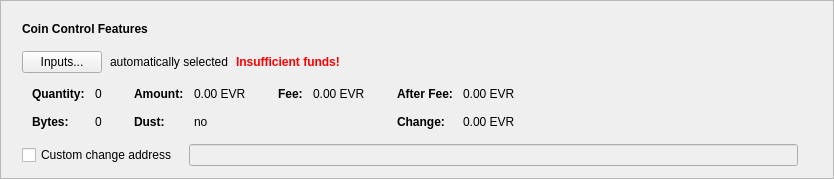
      <widget class="QFrame" name="frameCoinControl">
       <property name="sizePolicy">
        <sizepolicy hsizetype="Expanding" vsizetype="Fixed">
         <horstretch>0</horstretch>
         <verstretch>0</verstretch>
        </sizepolicy>
       </property>
       <property name="frameShape">
        <enum>QFrame::StyledPanel</enum>
       </property>
       <property name="frameShadow">
        <enum>QFrame::Raised</enum>
       </property>
       <layout class="QVBoxLayout" name="verticalLayout_2">
        <item>
         <layout class="QVBoxLayout" name="verticalLayoutCoinControl" stretch="0,0,0,0,0">
          <property name="spacing">
           <number>0</number>
          </property>
          <property name="sizeConstraint">
           <enum>QLayout::SetDefaultConstraint</enum>
          </property>
          <property name="leftMargin">
           <number>10</number>
          </property>
          <property name="topMargin">
           <number>10</number>
          </property>
          <item>
           <layout class="QHBoxLayout" name="horizontalLayoutCoinControl1">
            <property name="bottomMargin">
             <number>15</number>
            </property>
            <item>
             <widget class="QLabel" name="labelCoinControlFeatures">
              <property name="sizePolicy">
               <sizepolicy hsizetype="Preferred" vsizetype="Maximum">
                <horstretch>0</horstretch>
                <verstretch>0</verstretch>
               </sizepolicy>
              </property>
              <property name="font">
               <font>
                <weight>75</weight>
                <bold>true</bold>
               </font>
              </property>
              <property name="styleSheet">
               <string notr="true">font-weight:bold;</string>
              </property>
              <property name="text">
               <string>Coin Control Features</string>
              </property>
             </widget>
            </item>
           </layout>
          </item>
          <item>
           <layout class="QHBoxLayout" name="horizontalLayoutCoinControl2" stretch="0,0,0,0">
            <property name="spacing">
             <number>8</number>
            </property>
            <property name="bottomMargin">
             <number>10</number>
            </property>
            <item>
             <widget class="QPushButton" name="pushButtonCoinControl">
              <property name="styleSheet">
               <string notr="true"/>
              </property>
              <property name="text">
               <string>Inputs...</string>
              </property>
              <property name="autoDefault">
               <bool>false</bool>
              </property>
             </widget>
            </item>
            <item>
             <widget class="QLabel" name="labelCoinControlAutomaticallySelected">
              <property name="text">
               <string>automatically selected</string>
              </property>
              <property name="margin">
               <number>5</number>
              </property>
             </widget>
            </item>
            <item>
             <widget class="QLabel" name="labelCoinControlInsuffFunds">
              <property name="font">
               <font>
                <weight>75</weight>
                <bold>true</bold>
               </font>
              </property>
              <property name="styleSheet">
               <string notr="true">color:red;font-weight:bold;</string>
              </property>
              <property name="text">
               <string>Insufficient funds!</string>
              </property>
              <property name="margin">
               <number>5</number>
              </property>
             </widget>
            </item>
            <item>
             <spacer name="horizontalSpacerCoinControl">
              <property name="orientation">
               <enum>Qt::Horizontal</enum>
              </property>
              <property name="sizeHint" stdset="0">
               <size>
                <width>40</width>
                <height>1</height>
               </size>
              </property>
             </spacer>
            </item>
           </layout>
          </item>
          <item>
           <widget class="QWidget" name="widgetCoinControl" native="true">
            <property name="sizePolicy">
             <sizepolicy hsizetype="Preferred" vsizetype="Preferred">
              <horstretch>0</horstretch>
              <verstretch>0</verstretch>
             </sizepolicy>
            </property>
            <property name="minimumSize">
             <size>
              <width>0</width>
              <height>0</height>
             </size>
            </property>
            <property name="styleSheet">
             <string notr="true"/>
            </property>
            <layout class="QHBoxLayout" name="horizontalLayoutCoinControl5">
             <property name="leftMargin">
              <number>0</number>
             </property>
             <property name="topMargin">
              <number>0</number>
             </property>
             <property name="rightMargin">
              <number>0</number>
             </property>
             <property name="bottomMargin">
              <number>0</number>
             </property>
             <item>
              <layout class="QHBoxLayout" name="horizontalLayoutCoinControl3" stretch="0,0,0,1">
               <property name="spacing">
                <number>20</number>
               </property>
               <property name="topMargin">
                <number>0</number>
               </property>
               <property name="bottomMargin">
                <number>10</number>
               </property>
               <item>
                <layout class="QFormLayout" name="formLayoutCoinControl1">
                 <property name="horizontalSpacing">
                  <number>10</number>
                 </property>
                 <property name="verticalSpacing">
                  <number>14</number>
                 </property>
                 <property name="leftMargin">
                  <number>10</number>
                 </property>
                 <property name="topMargin">
                  <number>4</number>
                 </property>
                 <property name="rightMargin">
                  <number>6</number>
                 </property>
                 <item row="0" column="0">
                  <widget class="QLabel" name="labelCoinControlQuantityText">
                   <property name="font">
                    <font>
                     <weight>75</weight>
                     <bold>true</bold>
                    </font>
                   </property>
                   <property name="text">
                    <string>Quantity:</string>
                   </property>
                   <property name="margin">
                    <number>0</number>
                   </property>
                  </widget>
                 </item>
                 <item row="0" column="1">
                  <widget class="QLabel" name="labelCoinControlQuantity">
                   <property name="cursor">
                    <cursorShape>IBeamCursor</cursorShape>
                   </property>
                   <property name="contextMenuPolicy">
                    <enum>Qt::ActionsContextMenu</enum>
                   </property>
                   <property name="text">
                    <string notr="true">0</string>
                   </property>
                   <property name="margin">
                    <number>0</number>
                   </property>
                   <property name="textInteractionFlags">
                    <set>Qt::LinksAccessibleByMouse|Qt::TextSelectableByKeyboard|Qt::TextSelectableByMouse</set>
                   </property>
                  </widget>
                 </item>
                 <item row="1" column="0">
                  <widget class="QLabel" name="labelCoinControlBytesText">
                   <property name="font">
                    <font>
                     <weight>75</weight>
                     <bold>true</bold>
                    </font>
                   </property>
                   <property name="text">
                    <string>Bytes:</string>
                   </property>
                  </widget>
                 </item>
                 <item row="1" column="1">
                  <widget class="QLabel" name="labelCoinControlBytes">
                   <property name="cursor">
                    <cursorShape>IBeamCursor</cursorShape>
                   </property>
                   <property name="contextMenuPolicy">
                    <enum>Qt::ActionsContextMenu</enum>
                   </property>
                   <property name="text">
                    <string notr="true">0</string>
                   </property>
                   <property name="textInteractionFlags">
                    <set>Qt::LinksAccessibleByMouse|Qt::TextSelectableByKeyboard|Qt::TextSelectableByMouse</set>
                   </property>
                  </widget>
                 </item>
                </layout>
               </item>
               <item>
                <layout class="QFormLayout" name="formLayoutCoinControl2">
                 <property name="horizontalSpacing">
                  <number>10</number>
                 </property>
                 <property name="verticalSpacing">
                  <number>14</number>
                 </property>
                 <property name="leftMargin">
                  <number>6</number>
                 </property>
                 <property name="topMargin">
                  <number>4</number>
                 </property>
                 <property name="rightMargin">
                  <number>6</number>
                 </property>
                 <item row="0" column="0">
                  <widget class="QLabel" name="labelCoinControlAmountText">
                   <property name="font">
                    <font>
                     <weight>75</weight>
                     <bold>true</bold>
                    </font>
                   </property>
                   <property name="text">
                    <string>Amount:</string>
                   </property>
                   <property name="margin">
                    <number>0</number>
                   </property>
                  </widget>
                 </item>
                 <item row="0" column="1">
                  <widget class="QLabel" name="labelCoinControlAmount">
                   <property name="cursor">
                    <cursorShape>IBeamCursor</cursorShape>
                   </property>
                   <property name="contextMenuPolicy">
                    <enum>Qt::ActionsContextMenu</enum>
                   </property>
                   <property name="text">
                    <string notr="true">0.00 EVR</string>
                   </property>
                   <property name="textInteractionFlags">
                    <set>Qt::LinksAccessibleByMouse|Qt::TextSelectableByKeyboard|Qt::TextSelectableByMouse</set>
                   </property>
                  </widget>
                 </item>
                 <item row="1" column="0">
                  <widget class="QLabel" name="labelCoinControlLowOutputText">
                   <property name="font">
                    <font>
                     <weight>75</weight>
                     <bold>true</bold>
                    </font>
                   </property>
                   <property name="text">
                    <string>Dust:</string>
                   </property>
                  </widget>
                 </item>
                 <item row="1" column="1">
                  <widget class="QLabel" name="labelCoinControlLowOutput">
                   <property name="cursor">
                    <cursorShape>IBeamCursor</cursorShape>
                   </property>
                   <property name="contextMenuPolicy">
                    <enum>Qt::ActionsContextMenu</enum>
                   </property>
                   <property name="text">
                    <string notr="true">no</string>
                   </property>
                   <property name="textInteractionFlags">
                    <set>Qt::LinksAccessibleByMouse|Qt::TextSelectableByKeyboard|Qt::TextSelectableByMouse</set>
                   </property>
                  </widget>
                 </item>
                </layout>
               </item>
               <item>
                <layout class="QFormLayout" name="formLayoutCoinControl3">
                 <property name="horizontalSpacing">
                  <number>10</number>
                 </property>
                 <property name="verticalSpacing">
                  <number>14</number>
                 </property>
                 <property name="leftMargin">
                  <number>6</number>
                 </property>
                 <property name="topMargin">
                  <number>4</number>
                 </property>
                 <property name="rightMargin">
                  <number>6</number>
                 </property>
                 <item row="0" column="0">
                  <widget class="QLabel" name="labelCoinControlFeeText">
                   <property name="font">
                    <font>
                     <weight>75</weight>
                     <bold>true</bold>
                    </font>
                   </property>
                   <property name="text">
                    <string>Fee:</string>
                   </property>
                   <property name="margin">
                    <number>0</number>
                   </property>
                  </widget>
                 </item>
                 <item row="0" column="1">
                  <widget class="QLabel" name="labelCoinControlFee">
                   <property name="cursor">
                    <cursorShape>IBeamCursor</cursorShape>
                   </property>
                   <property name="contextMenuPolicy">
                    <enum>Qt::ActionsContextMenu</enum>
                   </property>
                   <property name="text">
                    <string notr="true">0.00 EVR</string>
                   </property>
                   <property name="textInteractionFlags">
                    <set>Qt::LinksAccessibleByMouse|Qt::TextSelectableByKeyboard|Qt::TextSelectableByMouse</set>
                   </property>
                  </widget>
                 </item>
                </layout>
               </item>
               <item>
                <layout class="QFormLayout" name="formLayoutCoinControl4">
                 <property name="horizontalSpacing">
                  <number>10</number>
                 </property>
                 <property name="verticalSpacing">
                  <number>14</number>
                 </property>
                 <property name="leftMargin">
                  <number>6</number>
                 </property>
                 <property name="topMargin">
                  <number>4</number>
                 </property>
                 <property name="rightMargin">
                  <number>6</number>
                 </property>
                 <item row="0" column="0">
                  <widget class="QLabel" name="labelCoinControlAfterFeeText">
                   <property name="font">
                    <font>
                     <weight>75</weight>
                     <bold>true</bold>
                    </font>
                   </property>
                   <property name="text">
                    <string>After Fee:</string>
                   </property>
                   <property name="margin">
                    <number>0</number>
                   </property>
                  </widget>
                 </item>
                 <item row="0" column="1">
                  <widget class="QLabel" name="labelCoinControlAfterFee">
                   <property name="cursor">
                    <cursorShape>IBeamCursor</cursorShape>
                   </property>
                   <property name="contextMenuPolicy">
                    <enum>Qt::ActionsContextMenu</enum>
                   </property>
                   <property name="text">
                    <string notr="true">0.00 EVR</string>
                   </property>
                   <property name="textInteractionFlags">
                    <set>Qt::LinksAccessibleByMouse|Qt::TextSelectableByKeyboard|Qt::TextSelectableByMouse</set>
                   </property>
                  </widget>
                 </item>
                 <item row="1" column="0">
                  <widget class="QLabel" name="labelCoinControlChangeText">
                   <property name="font">
                    <font>
                     <weight>75</weight>
                     <bold>true</bold>
                    </font>
                   </property>
                   <property name="text">
                    <string>Change:</string>
                   </property>
                  </widget>
                 </item>
                 <item row="1" column="1">
                  <widget class="QLabel" name="labelCoinControlChange">
                   <property name="cursor">
                    <cursorShape>IBeamCursor</cursorShape>
                   </property>
                   <property name="contextMenuPolicy">
                    <enum>Qt::ActionsContextMenu</enum>
                   </property>
                   <property name="text">
                    <string notr="true">0.00 EVR</string>
                   </property>
                   <property name="textInteractionFlags">
                    <set>Qt::LinksAccessibleByMouse|Qt::TextSelectableByKeyboard|Qt::TextSelectableByMouse</set>
                   </property>
                  </widget>
                 </item>
                </layout>
               </item>
              </layout>
             </item>
            </layout>
           </widget>
          </item>
          <item>
           <layout class="QHBoxLayout" name="horizontalLayoutCoinControl4" stretch="0,0,0">
            <property name="spacing">
             <number>12</number>
            </property>
            <property name="sizeConstraint">
             <enum>QLayout::SetDefaultConstraint</enum>
            </property>
            <property name="topMargin">
             <number>5</number>
            </property>
            <property name="rightMargin">
             <number>5</number>
            </property>
            <item>
             <widget class="QCheckBox" name="checkBoxCoinControlChange">
              <property name="toolTip">
               <string>If this is activated, but the change address is empty or invalid, change will be sent to a newly generated address.</string>
              </property>
              <property name="text">
               <string>Custom change address</string>
              </property>
             </widget>
            </item>
            <item>
             <widget class="QValidatedLineEdit" name="lineEditCoinControlChange">
              <property name="enabled">
               <bool>false</bool>
              </property>
              <property name="sizePolicy">
               <sizepolicy hsizetype="Expanding" vsizetype="Fixed">
                <horstretch>0</horstretch>
                <verstretch>0</verstretch>
               </sizepolicy>
              </property>
             </widget>
            </item>
            <item>
             <widget class="QLabel" name="labelCoinControlChangeLabel">
              <property name="sizePolicy">
               <sizepolicy hsizetype="Preferred" vsizetype="Expanding">
                <horstretch>0</horstretch>
                <verstretch>0</verstretch>
               </sizepolicy>
              </property>
              <property name="minimumSize">
               <size>
                <width>0</width>
                <height>0</height>
               </size>
              </property>
              <property name="text">
               <string/>
              </property>
              <property name="margin">
               <number>3</number>
              </property>
             </widget>
            </item>
           </layout>
          </item>
          <item>
           <spacer name="verticalSpacerCoinControl">
            <property name="orientation">
             <enum>Qt::Vertical</enum>
            </property>
            <property name="sizeType">
             <enum>QSizePolicy::Expanding</enum>
            </property>
            <property name="sizeHint" stdset="0">
             <size>
              <width>800</width>
              <height>1</height>
             </size>
            </property>
           </spacer>
          </item>
         </layout>
        </item>
       </layout>
      </widget>
